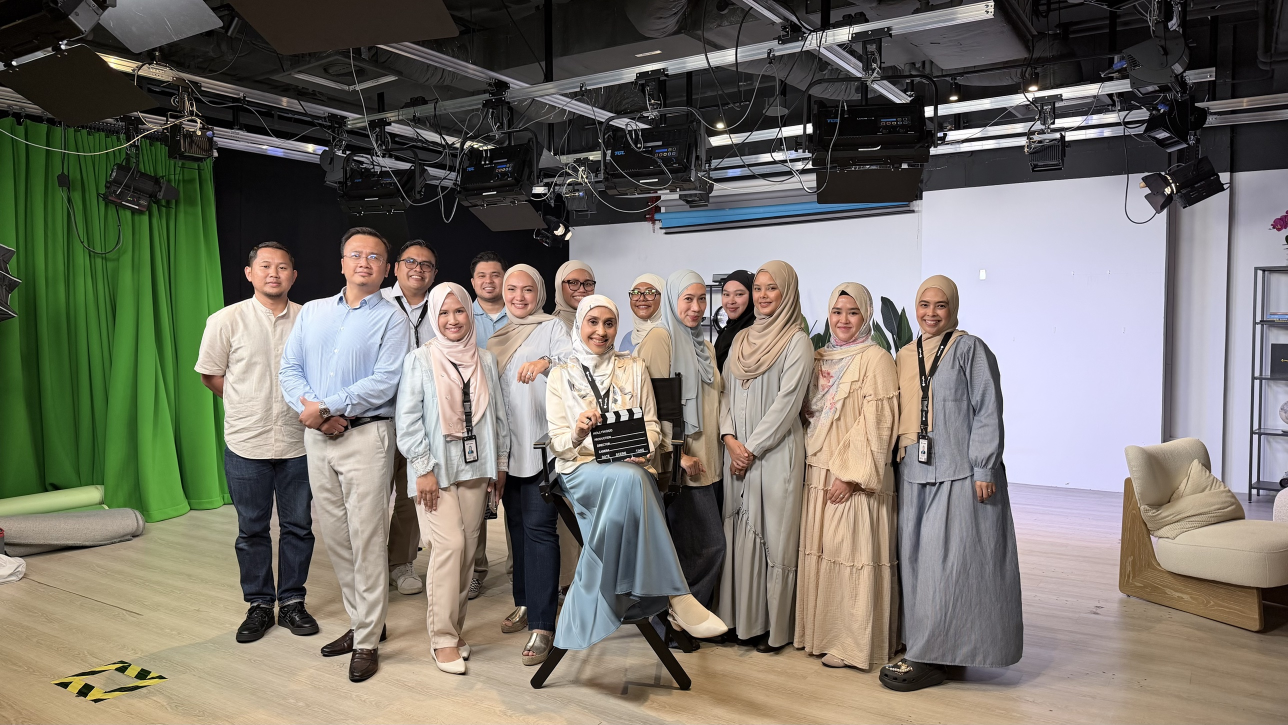
#> input picture recruitment-carousel/photos/studio-clapper.jpg, 2576 x 1450 px (shown at 1/2 size)
$ python make_carousel.py
#> lines starting #> are read from the running program, lines starting #| are printed output that depends on the picture
"""Generate the 'Behind the team photo' Instagram carousel.

Run:  python3 make_carousel.py
Output: slides/01.png ... slides/10.png  (1080x1350, IG portrait)
"""
from PIL import Image, ImageDraw, ImageFont, ImageFilter
import os

W, H = 1080, 1350
NAVY = (27, 42, 63)
GOLD = (164, 122, 60)
CREAM = (246, 241, 232)
WHITE = (255, 255, 255)
MUTED = (200, 192, 178)
HANDLE = "@nonakirana"
TOTAL = 10

SERIF = "/usr/share/fonts/truetype/liberation/LiberationSerif-Bold.ttf"
SERIF_IT = "/usr/share/fonts/truetype/liberation/LiberationSerif-Italic.ttf"
SANS = "/usr/share/fonts/opentype/inter/Inter-Medium.otf"
SANS_B = "/usr/share/fonts/opentype/inter/Inter-SemiBold.otf"

HERE = os.path.dirname(os.path.abspath(__file__))
P = lambda n: os.path.join(HERE, "..", "recruitment-carousel", "photos", n)
# Pre-crop boxes: these photos carry baked-in story text/bands we don't want on a slide.
PRECROP = {"teamnona-lunch.jpg": (0, 123, 1440, 1110),
           "era-days.jpg": (0, 161, 1440, 833),
           "team-dinner.jpg": (0, 0, 1440, 700)}
def load(n):
    im = Image.open(P(n))
    return im.crop(PRECROP[n]) if n in PRECROP else im
OUT = os.path.join(HERE, "slides")
os.makedirs(OUT, exist_ok=True)

def font(path, size):
    return ImageFont.truetype(path, size)

def cover_crop(img, w, h, focus=(0.5, 0.5)):
    img = img.convert("RGB")
    s = max(w / img.width, h / img.height)
    img = img.resize((round(img.width * s), round(img.height * s)), Image.LANCZOS)
    x = round((img.width - w) * focus[0]); y = round((img.height - h) * focus[1])
    return img.crop((x, y, x + w, y + h))

# [32 lines left out: functions wrap, draw_par, gradient_overlay, not called in this run]

def logo(img, which, x, y, width, white=False):
    lg = Image.open(P(which)).convert("RGBA")
    if which == "barakah-logo.png":
        lg = lg.crop(lg.getbbox())
    s = width / lg.width
    lg = lg.resize((round(lg.width * s), round(lg.height * s)), Image.LANCZOS)
    if white:
        a = lg.split()[3]
        lg = Image.new("RGBA", lg.size, WHITE + (255,)); lg.putalpha(a)
    img.alpha_composite(lg, (x, y))
    return lg.height

# [5 lines left out: function footer, not called in this run]

def gold_rule(draw, x, y, w=90, t=5):
    draw.rectangle((x, y, x + w, y + t), fill=GOLD)

def save(img, n):
    img.convert("RGB").save(os.path.join(OUT, f"{n:02d}.png"), optimize=True)

# ---------- photo slide: photo bg, text block at bottom ----------
# [37 lines left out: functions photo_slide, story_slide, not called in this run]

# ================= SLIDES =================

# 01 — cover: studio photo full width, fading into navy
img = Image.new("RGBA", (W, H), NAVY + (255,))
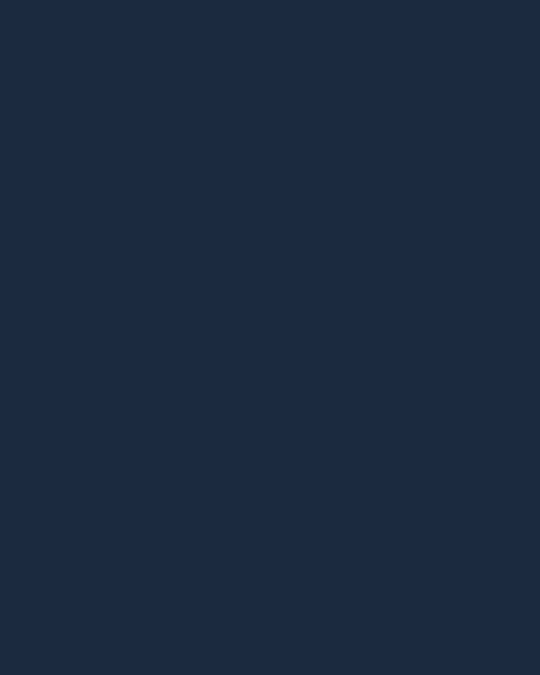
#> img: PIL image 1080x1350 RGBA (shown at 1/2 size); mean R, G, B, A 27, 42, 63, 255
ph = load("studio-clapper.jpg").convert("RGB")
#> in load, im is the input picture: PIL image 2576x1450 RGB; mean R, G, B 120.2, 116.7, 107.7
ph = cover_crop(ph, W, 700, (0.5, 0.55))
#> in cover_crop, `img = img.resize((round(img.width * s), round(img.height * s)), Image...`:
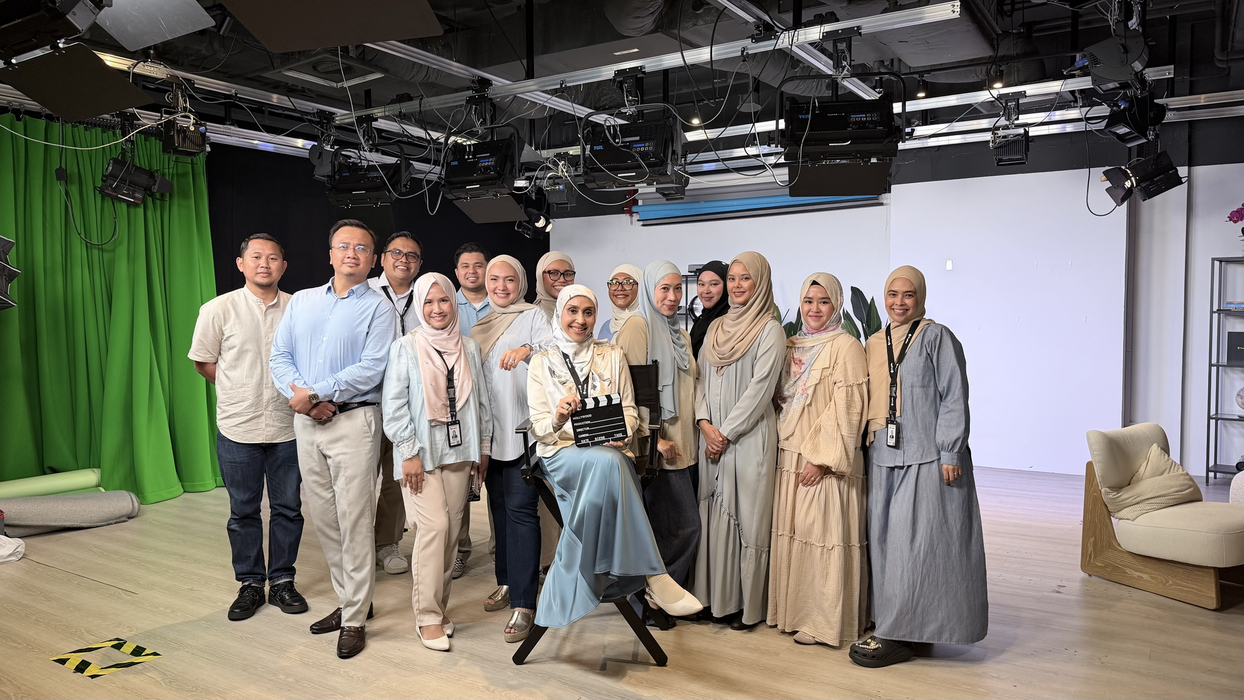
#> img: PIL image 1244x700 RGB; mean R, G, B 120.2, 116.7, 107.7
#> in cover_crop, `return img.crop((x, y, x + w, y + h))`:
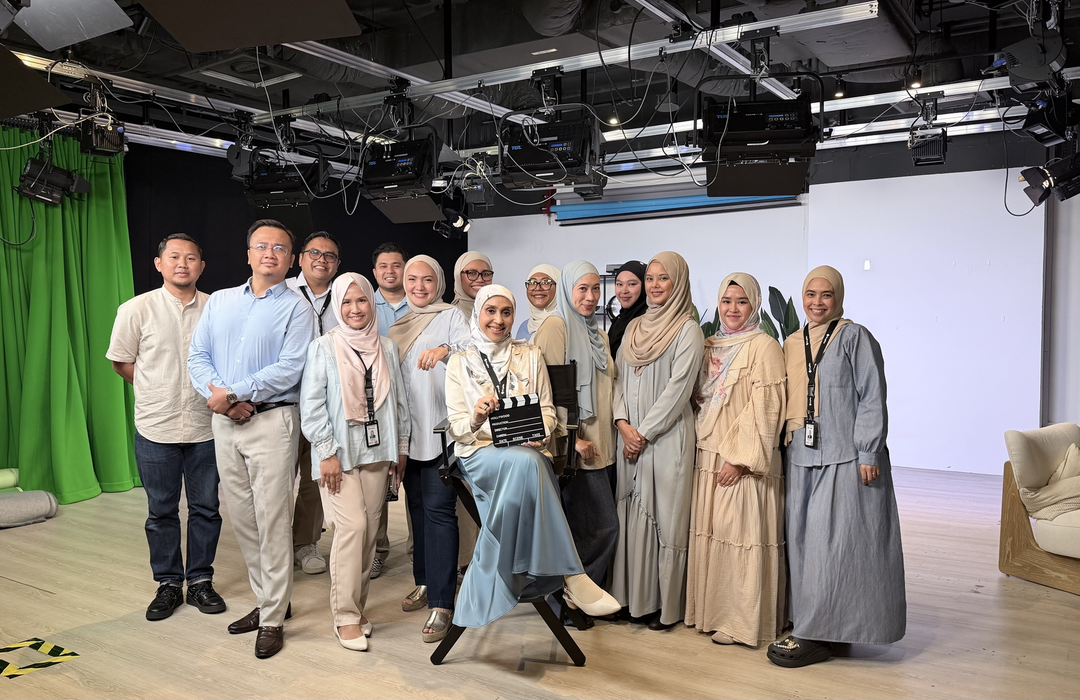
#> returned value: PIL image 1080x700 RGB; mean R, G, B 123.1, 118.6, 110.9
PH = ph.height
#> PH = 700
img.paste(ph, (0, 0))
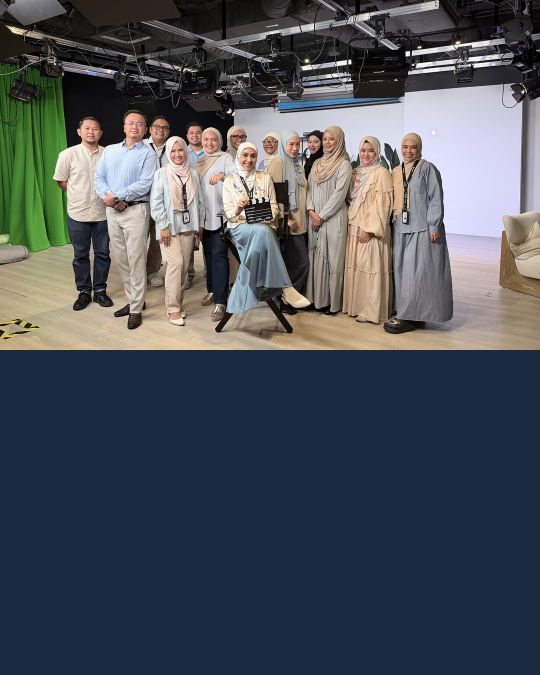
#> img: PIL image 1080x1350 RGBA (shown at 1/2 size); mean R, G, B, A 76.8, 81.7, 87.9, 255
fade = Image.new("RGBA", (W, H), NAVY + (0,))
fd = ImageDraw.Draw(fade)
fd.rectangle((0, 0, W, PH), fill=NAVY + (40,))
for i in range(170):
    fd.line((0, PH - 170 + i, W, PH - 170 + i), fill=NAVY + (40 + int(215 * (i / 170) ** 1.3),))
img = Image.alpha_composite(img, fade)
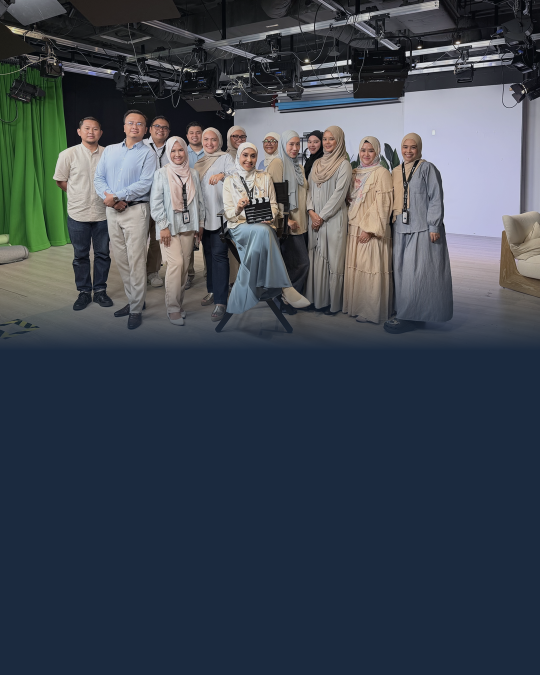
#> img: PIL image 1080x1350 RGBA (shown at 1/2 size); mean R, G, B, A 62.7, 70.6, 81.1, 255
d = ImageDraw.Draw(img)
logo(img, "barakah-logo.png", 64, 60, 140, white=True)
#> (the run stopped early here; a loop or call above may not have finished)
